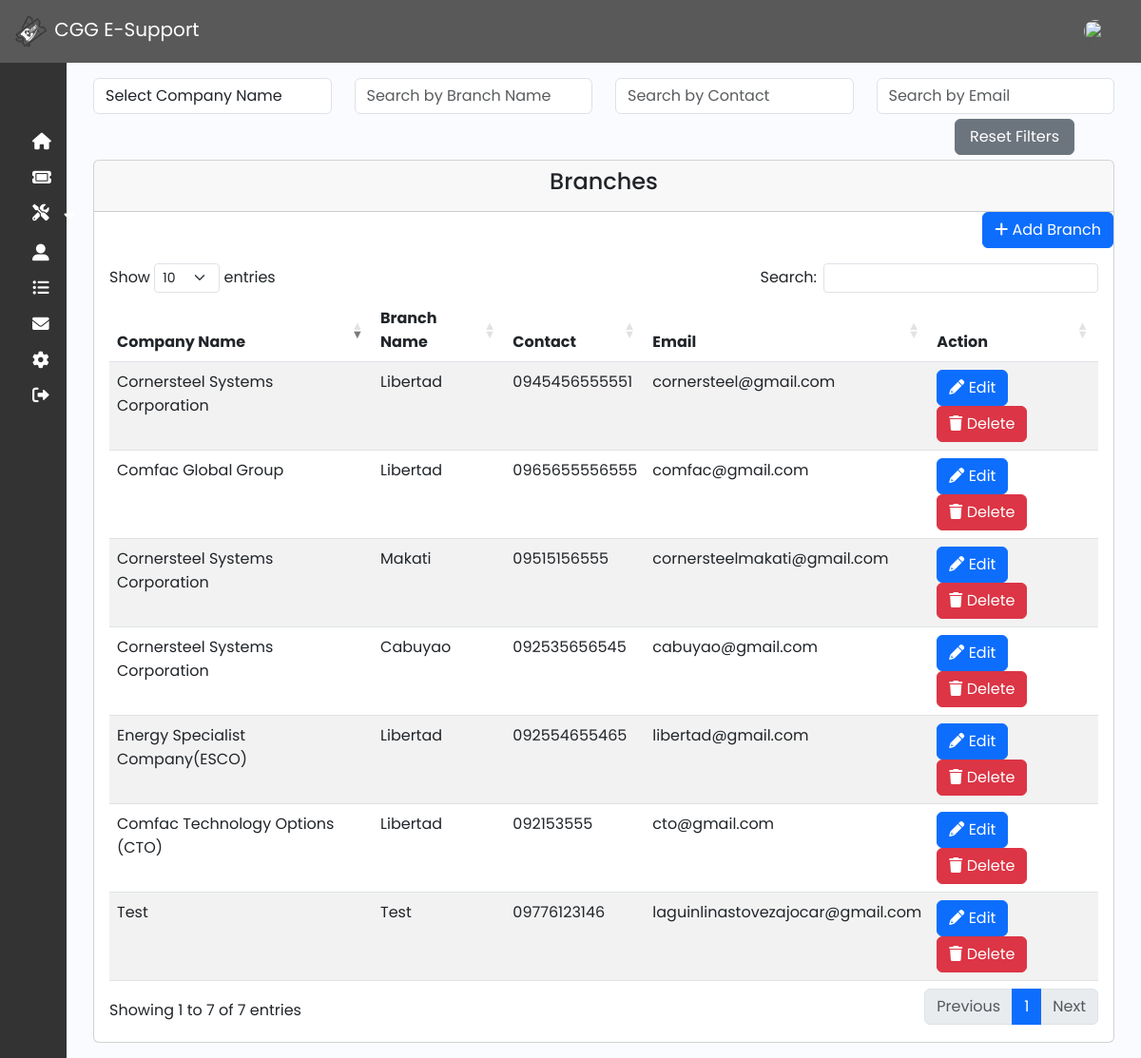
The app's page /admin/branch.php (signed in) with its own data.
### tables this page shows
CREATE TABLE `branch` (
  `id` int(50) NOT NULL,
  `company` varchar(50) NOT NULL,
  `branch_name` varchar(191) NOT NULL,
  `branch_address` varchar(191) NOT NULL,
  `contact` varchar(191) NOT NULL,
  `email` varchar(191) NOT NULL,
  `created_at` timestamp NOT NULL DEFAULT current_timestamp()
);

### function/myfunction.php (called while the page is built, shortened)
<?php
include('mysql_connect.php');
function getAll($table)
{
    global $con;
    $query = "SELECT * FROM $table";
    return $query_run = mysqli_query($con, $query);
}
?>

### admin/branch.php (the view, shortened to what this page needs)
<?php include('../function/myfunction.php');
include 'sidebar_navbar.php';
?>
<!DOCTYPE html>
<html lang="en">
<head>
    <link href="https://cdn.jsdelivr.net/npm/bootstrap@5.3.0-alpha3/dist/css/bootstrap.min.css" rel="stylesheet">
    <link rel="stylesheet" href="https://cdnjs.cloudflare.com/ajax/libs/font-awesome/6.0.0-beta3/css/all.min.css">
    <link href="https://cdn.lineicons.com/4.0/lineicons.css" rel="stylesheet" />
    <link rel="stylesheet" href="https://cdnjs.cloudflare.com/ajax/libs/twitter-bootstrap/5.3.0/css/bootstrap.min.css">
    <link rel="stylesheet" href="https://cdn.datatables.net/1.13.7/css/dataTables.bootstrap5.min.css">
    <link rel="stylesheet" href="css/sidebar.css">
</head>
<body>
    <div class="main p-3">
        <div class="container">
            <div class="row mb-12">
                <div class="col-md-3">
                    <select class="form-control" id="companyNameSearch">
                        <option value="">Select Company Name</option>
                    </select>
                </div>
                <div class="col-md-3">
                    <input type="text" class="form-control" id="branchNameSearch" placeholder="Search by Branch Name">
                </div>
                <div class="col-md-3">
                    <input type="text" class="form-control" id="branchContactSearch" placeholder="Search by Contact" oninput="this.value = this.value.replace(/[^0-9]/g, '');">
                </div>
                <div class="col-md-3">
                    <input type="text" class="form-control" id="branchEmailSearch" placeholder="Search by Email">
                </div>
                <div class="col-md-4">
                    <button type="button" id="resetFilters" class="btn btn-secondary" style="position: absolute; top: 125px; right: 70px;padding-right:15px;padding-left:15px;">Reset Filters</button>
                </div>
                <br> <br>
            </div>
            <div class="row">
                <div class="col-md-12">
                    <div class="card">
                        <div class="card-header">
                            <h4 class="text-center">Branches</h4>
                        </div>
                        <div class="text-end">
                            <button class="btn btn-primary" data-bs-toggle="modal" data-bs-target="#addBranchModal"><i class="fas fa-plus"></i>&nbsp;Add Branch</button>
                        </div>
                        <div class="card-body" id="category_table">
                            <table id="example" class="table table-striped" style="width:100%">
                                <thead>
                                    <tr>
                                        <th>Company Name</th>
                                        <th>Branch Name</th>
                                        <th>Contact</th>
                                        <th>Email</th>
                                        <th>Action</th>
                                    </tr>
                                </thead>
                                <tbody>
                                    <?php
                                    $branch = getAll("branch");
                                    if (mysqli_num_rows($branch) > 0) {
                                        foreach ($branch as $item) {
                                    ?>
                                            <tr>
                                                <td><?= $item['company']; ?></td>
                                                <td><?= $item['branch_name']; ?></td>
                                                <td><?= $item['contact']; ?></td>
                                                <td><?= $item['email']; ?></td>
                                                <td>
                                                    <a href="#" class="btn btn-primary" data-bs-toggle="modal" data-bs-target="#editBranchModal<?= $item['id']; ?>"><i class="fas fa-pencil"></i>&nbsp;Edit</a>
                                                    <a href="#" class="btn btn btn-danger" data-bs-toggle="modal" data-bs-target="#branchDepartmentModal<?= $item['id']; ?>">
                                                        <i class="fas fa-trash"></i>&nbsp;Delete
                                                    </a>
                                                </td>
                                            </tr>
                                    <?php
                                        }
                                    }
                                    ?>
                                </tbody>
                            </table>
                        </div>
                    </div>
                </div>
            </div>
        </div>
    </div>
</body>
</html>

### admin/css/sidebar.css (style rules this page uses)
a { text-decoration: none; }
body { font-family: "Poppins", sans-serif; }
.main { min-height: 100vh; width: 100%; overflow: hidden; transition: all 0.35s ease-in-out; background-color: #fafbfe; }

### records on screen
branch: company "Cornersteel Systems Corporation", branch_name "Libertad", contact "0945456555551", email "cornersteel@gmail.com"
branch: company "Comfac Global Group", branch_name "Libertad", contact "0965655556555", email "comfac@gmail.com"
branch: company "Cornersteel Systems Corporation", branch_name "Makati", contact "09515156555", email "cornersteelmakati@gmail.com"
branch: company "Cornersteel Systems Corporation", branch_name "Cabuyao", contact "092535656545", email "cabuyao@gmail.com"
branch: company "Energy Specialist Company(ESCO)", branch_name "Libertad", contact "092554655465", email "libertad@gmail.com"
branch: company "Comfac Technology Options (CTO)", branch_name "Libertad", contact "092153555", email "cto@gmail.com"
branch: company "Test", branch_name "Test", contact "09776123146", email "laguinlinastovezajocar@gmail.com"
